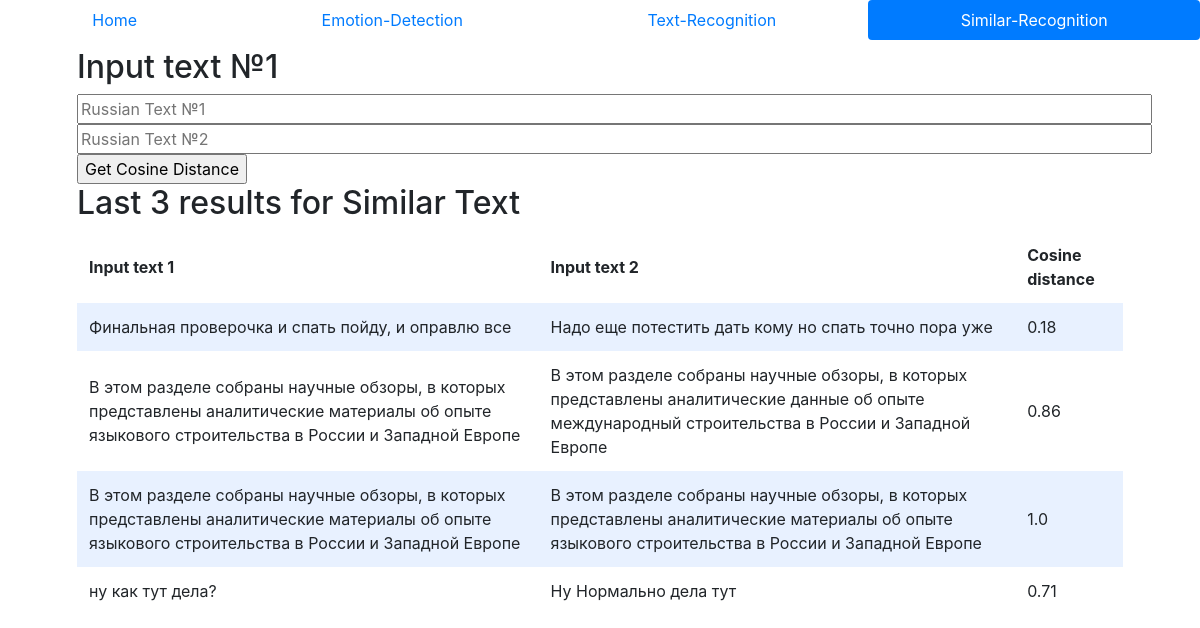
The page /similar-recognition on the database its author committed.
### tables this page shows
CREATE TABLE similar(id INTEGER PRIMARY KEY AUTOINCREMENT, text_1 TEXT NOT NULL, text_2 TEXT NOT NULL, score FLOAT NOT NULL);

### app.py (the view)
@app.route("/similar-recognition", methods=["GET", "POST"])
def similar_txt():
    if request.method == "POST":
        text_1 = request.form.get("text_1")
        text_2 = request.form.get("text_2")
        if not text_1 or not text_2:  # If there is no name, showing erros page
            return render_template("error.html", message="No texts, try again!")
        get_cosine = similarity.processing(text_1, text_2)
        db.execute("INSERT INTO similar (text_1, text_2, score) VALUES(?, ?, ?)", text_1, text_2, get_cosine)
        results = db.execute("SELECT * FROM similar ORDER BY id DESC LIMIT 4")
        return render_template("similar-recognition.html", results=results)
    else:
        results = db.execute("SELECT * FROM similar ORDER BY id DESC LIMIT 4")
        return render_template("similar-recognition.html", results=results)

### app.py (called while the page is built)
@app.after_request
def after_request(response):
    response.headers["Cache-Control"] = "no-cache, no-store, must-revalidate"
    response.headers["Expires"] = 0
    response.headers["Pragma"] = "no-cache"
    return response

### templates/similar-recognition.html (shortened to what this page needs)
<!DOCTYPE html>
<html lang="en">
    <head>
        <link rel="stylesheet" href="https://cdn.jsdelivr.net/npm/bootstrap@4.5.3/dist/css/bootstrap.min.css">
        <link href="static/styles.css" rel="stylesheet">
    </head>
    <body>
        <nav class="nav nav-pills nav-fill">
            <li class="nav-item">
                <a class="nav-link" href="/">Home</a>
            </li>
            <li class="nav-item">
                <a class="nav-link" href="/emotion-detection">Emotion-Detection</a>
            </li>
            <li class="nav-item">
                <a class="nav-link" href="/text-recognition">Text-Recognition</a>
            </li>
            <li class="nav-item">
                <a class="nav-link active" href="/similar-recognition">Similar-Recognition</a>
            </li>
        </nav>
        <div class="container">
            <div class="section">
                <h2>Input text №1</h2>
                <form action="/similar-recognition" method="post">
                    <input autofocus placeholder="Russian Text №1" name="text_1" type="text" size="100" required>
                    <input autofocus placeholder="Russian Text №2" name="text_2" type="text" size="100" required>
                    <input type="submit" value="Get Cosine Distance">
                </form>
                <h2>Last 3 results for Similar Text</h2>
                <table>
                    <thead>
                        <tr>
                            <th>Input text 1</th>
                            <th>Input text 2</th>
                            <th>Cosine distance</th>
                        </tr>
                    </thead>
                    <tbody>
                        {% for result in results %}
                            <tr>
                                <td>{{ result.text_1 }}</td>
                                <td>{{ result.text_2 }}</td>
                                <td>{{ result.score }}</td>
                            </tr>
                        {% endfor %}
                    </tbody>
                </table>
            </div>
        </div>
    </body>
</html>

### static/styles.css (style rules this page uses)
.section { padding-bottom: 1rem; padding-left: 2rem; padding-right: 2rem; padding-top: 0.5rem; }
table { background-color: transparent; margin-bottom: 1rem; width: 100%; }
table th, table td { padding: 0.75rem; vertical-align: middle; }
tbody tr:nth-of-type(odd) { background-color: rgb(179, 208, 255, 0.3) }

### rows shown on the page
similar: text_1 "Финальная проверочка и спать пойду, и оправлю все", text_2 "Надо еще потестить дать кому но спать точно пора уже", score "0.18"
similar: text_1 "В этом разделе собраны научные обзоры, в которых представлены аналитические материалы об опыте языкового строительства в России и Западной Европе", text_2 "В этом разделе собраны научные обзоры, в которых представлены аналитические данные об опыте международный строительства в России и Западной Европе", score "0.86"
similar: text_1 "В этом разделе собраны научные обзоры, в которых представлены аналитические материалы об опыте языкового строительства в России и Западной Европе", text_2 "В этом разделе собраны научные обзоры, в которых представлены аналитические материалы об опыте языкового строительства в России и Западной Европе", score "1.0"
similar: text_1 "ну как тут дела?", text_2 "Ну Нормально дела тут", score "0.71"
